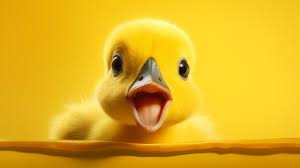
#> input picture duck.jpg, 300 x 168 px, found by its file name
$ python pillow2,py.py
#> lines starting #> are read from the running program, lines starting #| are printed output that depends on the picture
#pillow:

from PIL import Image
a=Image.open("D:/duck.jpg")
#> a is the input picture: PIL image 300x168 RGB; mean R, G, B 225, 176.8, 32.2
a.show()
x=a.rotate(120,expand=True)
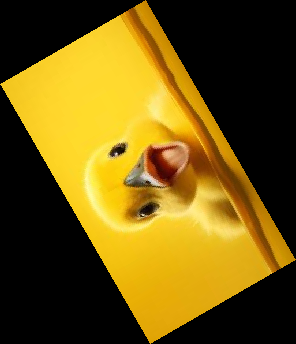
#> x: PIL image 296x344 RGB; mean R, G, B 111.4, 87.5, 15.9
x.show()
z=a.save("E:/duckcopy.jpg")

$ run again, with img1.jpg copied over duck.jpg
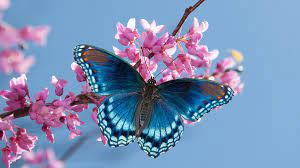
#> input picture img1.jpg, 300 x 168 px, found by its file name
#> a is the input picture: PIL image 300x168 RGB; mean R, G, B 126.1, 144, 181.7
#> `x=a.rotate(120,expand=True)`:
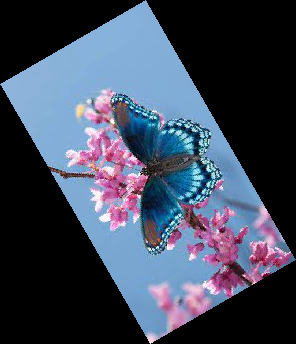
#> x: PIL image 296x344 RGB; mean R, G, B 62.5, 71.3, 90
